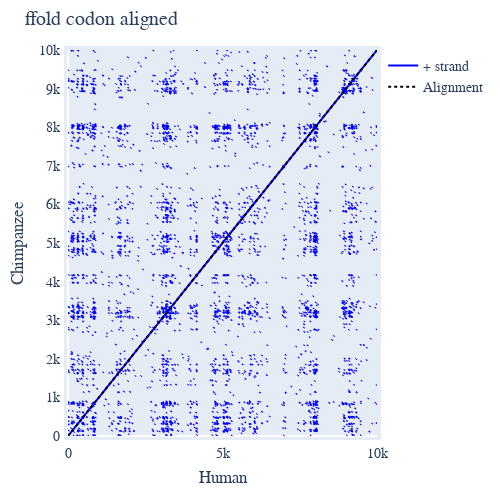

Write notebook code for a chart like this one.
### Code cell
dp_ffold = ffold_alns_cnaligned[20000:30000].dotplot(name1="Human", name2="Chimpanzee", title="ffold codon aligned")
dp_ffold.show()

### Figure 1 — Plotly figure (JSON) as saved in the notebook; plotly's stock layout.template omitted (floating-point values rounded to 4 significant figures; data arrays with more than 128 entries replaced by an {"elided": "..."} marker saying what was removed)
{"data": [{"line": {"color": "blue"}, "mode": "lines", "name": "+ strand", "showlegend": true, "type": "scatter", "x": {"elided": "12644 int values"}, "xaxis": "x", "y": {"elided": "12644 int values"}, "yaxis": "y"}, {"line": {"color": "black", "dash": "dot"}, "mode": "lines", "name": "Alignment", "showlegend": true, "type": "scatter", "x": [0.2, 9999.0], "xaxis": "x", "y": [0, 9999], "yaxis": "y"}], "layout": {"autosize": false, "font": {"family": "Balto", "size": 14}, "height": 500, "hovermode": "closest", "margin": {"b": 50, "l": 50, "pad": 4, "r": 50, "t": 50}, "showlegend": true, "title": {"text": "ffold codon aligned"}, "width": 500, "xaxis": {"mirror": true, "range": [0, 10000], "showgrid": false, "showline": true, "title": {"text": "Human"}, "visible": true}, "yaxis": {"mirror": true, "range": [0, 10000], "showgrid": false, "showline": true, "title": {"text": "Chimpanzee"}, "visible": true}}}
